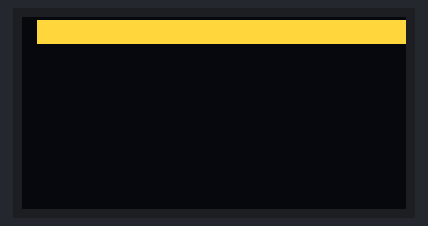
Recording of a sketch running on a simulated ESP32-S3. Shown: 128×64 one-colour display. Wiring (inferred from the names in the program): SH1106 OLED at I2C address 0x3C. The OLED is the two-colour kind (top 16 rows yellow); what the sketch prints to the serial monitor is not drawn.

Above: at 10.1 s.

The sketch:

display_clean_init.ino
```cpp
#include <Wire.h>

// display_clean_init - the decisive test.
//
// The 2026-11-18 sweep (display_watch) showed every driver family being
// accepted at 0x3C but losing 2-5 bytes per sequence. A lost byte in the init
// sequence leaves the panel off, which explains "ACKs but black" without any
// need for a broken panel.
//
// So: retry the init until it completes with ZERO naks, then drive the panel
// with 0xA5 (hardware all-on, no GDDRAM) and hold it.
//
//   clean init + 0xA5 lights the panel  -> it was corrupted transfers, fix the
//                                          SDA line and everything works
//   clean init + 0xA5 stays black       -> the module's panel/driver is dead
//
// Also verifies that a clean init is even reachable at each clock, which tells
// us the highest safe clock for the animation.

#define OLED_ADDR 0x3C
#define SDA_PIN 5
#define SCL_PIN 6

static uint32_t okC = 0, nakC = 0;
static uint8_t fb[1024];

static void busRecover() {
  Wire.end();
  pinMode(SDA_PIN, INPUT_PULLUP);
  pinMode(SCL_PIN, INPUT_PULLUP);
  delay(2);
  bool stuck = !digitalRead(SDA_PIN) || !digitalRead(SCL_PIN);
  if (stuck) {
    pinMode(SCL_PIN, OUTPUT);
    for (int i = 0; i < 9; i++) {
      digitalWrite(SCL_PIN, LOW);  delayMicroseconds(5);
      digitalWrite(SCL_PIN, HIGH); delayMicroseconds(5);
    }
    pinMode(SDA_PIN, OUTPUT);
    digitalWrite(SDA_PIN, LOW);  delayMicroseconds(5);
    digitalWrite(SCL_PIN, HIGH); delayMicroseconds(5);
    digitalWrite(SDA_PIN, HIGH); delayMicroseconds(5);
    pinMode(SDA_PIN, INPUT_PULLUP);
  }
  Wire.begin(SDA_PIN, SCL_PIN);
  delay(3);
}

static void w1(uint8_t c) {
  Wire.beginTransmission(OLED_ADDR);
  Wire.write((uint8_t)0x00);
  Wire.write(c);
  if (Wire.endTransmission()) nakC++; else okC++;
}
static void w2(uint8_t c, uint8_t a) {
  Wire.beginTransmission(OLED_ADDR);
  Wire.write((uint8_t)0x00);
  Wire.write(c);
  Wire.write(a);
  if (Wire.endTransmission()) nakC++; else okC++;
}

static void initSSD1306() {
  w1(0xAE);
  w2(0xD5, 0x80);
  w2(0xA8, 0x3F);
  w2(0xD3, 0x00);
  w1(0x40);
  w2(0x8D, 0x14);     // charge pump ON
  w2(0x20, 0x00);
  w1(0xA1); w1(0xC8);
  w2(0xDA, 0x12);
  w2(0x81, 0xFF);
  w2(0xD9, 0xF1);
  w2(0xDB, 0x40);
  w1(0xA4); w1(0xA6); w1(0x2E);
  w1(0xAF);
}

static void initSH1106() {
  w1(0xAE);
  w2(0xD5, 0x80);
  w2(0xA8, 0x3F);
  w2(0xD3, 0x00);
  w1(0x40);
  w2(0xAD, 0x8B);     // DC-DC ON
  w1(0x33);
  w1(0xA1); w1(0xC8);
  w2(0xDA, 0x12);
  w2(0x81, 0xFF);
  w2(0xD9, 0x22);
  w2(0xDB, 0x35);
  w1(0xA4); w1(0xA6);
  w1(0xAF);
}

static void pushFrame(uint8_t fill) {
  w2(0x21, 0x00); w2(0x21, 127);
  w2(0x22, 0x00); w2(0x22, 0x07);
  for (uint8_t p = 0; p < 8; p++)
    for (uint8_t off = 0; off < 128; off += 16) {
      for (uint8_t k = 0; k < 16; k++) fb[p * 128 + off + k] = fill;
      Wire.beginTransmission(OLED_ADDR);
      Wire.write((uint8_t)0x40);
      Wire.write(&fb[p * 128 + off], 16);
      if (Wire.endTransmission()) nakC++; else okC++;
    }
}

// retry the init until it lands with zero naks; returns tries used or 0 on fail
static int cleanInit(void (*fn)(), uint32_t hz, const char *label) {
  for (int t = 1; t <= 40; t++) {
    busRecover();
    Wire.setClock(hz);
    delay(3);
    okC = nakC = 0;
    fn();
    if (nakC == 0) {
      Serial.printf("  CLEAN %s @%luk after %d tries\n", label,
                    (unsigned long)(hz / 1000), t);
      return t;
    }
    delay(60);
  }
  Serial.printf("  could not get a clean %s @%luk in 40 tries\n", label,
                (unsigned long)(hz / 1000));
  return 0;
}

static void flashAndHold(const char *label) {
  Serial.printf("  %s: 0xA5 hardware all-on - PANEL SHOULD BE SOLID WHITE (10 s)\n", label);
  w1(0xA5);
  okC = nakC = 0;
  delay(10000);
  w1(0xA4); w1(0xAF);
  okC = nakC = 0;
  pushFrame(0xFF);
  Serial.printf("  %s: 0xFF frame -> %lu ok, %lu nak (5 s)\n", label,
                (unsigned long)okC, (unsigned long)nakC);
  delay(5000);
  w1(0xAE);
}

void setup() {
  Serial.begin(115200);
  uint32_t t0 = millis();
  while (!Serial && (millis() - t0 < 3000)) delay(10);
  Serial.println();
  Serial.println(F("=== display_clean_init: retry init until zero NAKs ==="));

  if (cleanInit(initSSD1306, 100000, "SSD1306")) {
    flashAndHold("SSD1306");
  }
  if (cleanInit(initSH1106, 100000, "SH1106")) {
    flashAndHold("SH1106");
  }
  Serial.println(F("=== test complete. repeating in 5 s ==="));
}

void loop() {
  delay(5000);
  Serial.println(F("--- repeat ---"));
  if (cleanInit(initSSD1306, 100000, "SSD1306")) flashAndHold("SSD1306");
}
```

Measured:
- what the display in image 0 shows lasts 5.1 s, from 10.0 s to 15.1 s
